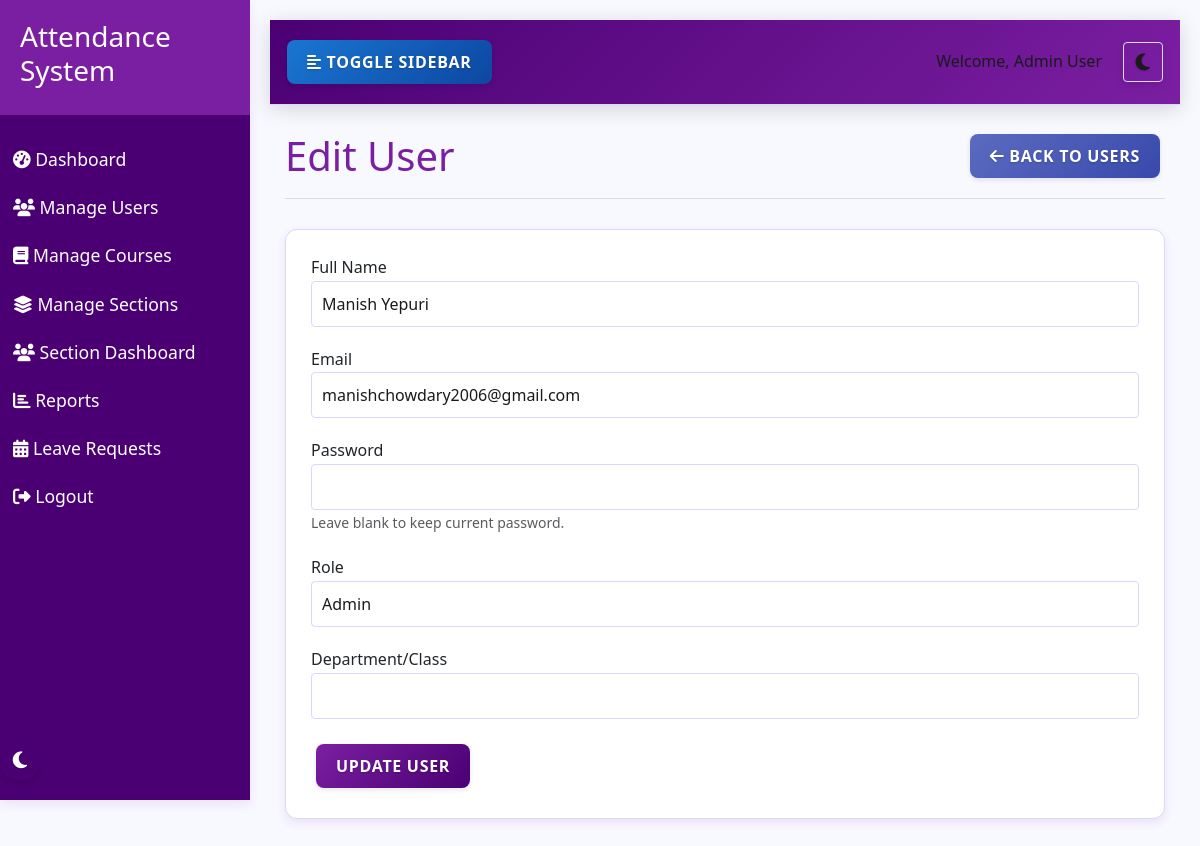
The app's page /admin/users/edit/2 (signed in) with its own data.
### models.py (models this page shows, shortened)
class User(db.Model, UserMixin):
    id = db.Column(db.Integer, primary_key=True)
    name = db.Column(db.String(100), nullable=False)
    email = db.Column(db.String(100), unique=True, nullable=False)
    password = db.Column(db.String(200), nullable=False)
    role = db.Column(db.String(20), nullable=False)  # 'admin', 'faculty', 'student'
    department = db.Column(db.String(100), nullable=True)
    profile_pic = db.Column(db.String(200), nullable=True)
    created_at = db.Column(db.DateTime, default=datetime.utcnow)
    attendances = db.relationship('Attendance', foreign_keys='Attendance.user_id', backref='user', lazy=True)
    marked_attendances = db.relationship('Attendance', foreign_keys='Attendance.marked_by', backref='marked_by_user', lazy=True)
    leave_requests = db.relationship('LeaveRequest', foreign_keys='LeaveRequest.user_id', backref='user', lazy=True)
    approved_leaves = db.relationship('LeaveRequest', foreign_keys='LeaveRequest.approved_by', backref='approved_by_user', lazy=True)
    student_sections = db.relationship('Section', secondary=section_students, backref=db.backref('students', lazy='dynamic'))
    teacher_sections = db.relationship('Section', secondary=section_teachers, backref=db.backref('teachers', lazy='dynamic'))

### routes/admin.py (the view, shortened to what this page needs)
@admin_bp.route('/users/edit/<int:user_id>', methods=['GET', 'POST'])
@login_required
def edit_user(user_id):
    if current_user.role != 'admin':
        flash('Access denied. Admin privileges required.', 'danger')
        return redirect(url_for('index'))
    user = User.query.get_or_404(user_id)
    return render_template('admin/edit_user.html', user=user)

### app.py (called while the page is built)
@login_manager.user_loader
def load_user(user_id):
    return User.query.get(int(user_id))

### templates/admin/edit_user.html (shortened to what this page needs)
{% extends 'base.html' %}
{% block content %}
<div class="edit-user">
    <div class="page-header">
        <h1>Edit User</h1>
        <a href="{{ url_for('admin.manage_users') }}" class="btn btn-secondary">
            <i class="fas fa-arrow-left"></i> Back to Users
        </a>
    </div>
    <div class="card">
        <div class="card-body">
            <form method="POST" action="{{ url_for('admin.edit_user', user_id=user.id) }}">
                <div class="form-group">
                    <label for="name">Full Name</label>
                    <input type="text" class="form-control" id="name" name="name" value="{{ user.name }}" required>
                </div>
                <div class="form-group">
                    <label for="email">Email</label>
                    <input type="email" class="form-control" id="email" name="email" value="{{ user.email }}" required>
                </div>
                <div class="form-group">
                    <label for="password">Password</label>
                    <input type="password" class="form-control" id="password" name="password">
                    <small class="form-text text-muted">Leave blank to keep current password.</small>
                </div>
                <div class="form-group">
                    <label for="role">Role</label>
                    <select class="form-control" id="role" name="role" required>
                        <option value="admin" {% if user.role == 'admin' %}selected{% endif %}>Admin</option>
                    </select>
                </div>
                <div class="form-group">
                    <label for="department">Department/Class</label>
                    <input type="text" class="form-control" id="department" name="department" value="{{ user.department }}">
                </div>
                <button type="submit" class="btn btn-primary">Update User</button>
            </form>
        </div>
    </div>
</div>
{% endblock %}

### templates/base.html (shortened to what this page needs)
<!DOCTYPE html>
<html lang="en">
<head>
    <link rel="stylesheet" href="https://cdn.jsdelivr.net/npm/bootstrap@5.3.0/dist/css/bootstrap.min.css">
    <link rel="stylesheet" href="{{ url_for('static', filename='css/style.css') }}">
    <link rel="stylesheet" href="{{ url_for('static', filename='css/themes.css') }}">
    <link rel="stylesheet" href="{{ url_for('static', filename='css/dark-mode-fixes.css') }}">
    <link rel="stylesheet" href="{{ url_for('static', filename='css/button-fixes.css') }}">
    <link rel="stylesheet" href="{{ url_for('static', filename='css/table-fixes.css') }}">
    <link rel="stylesheet" href="https://cdnjs.cloudflare.com/ajax/libs/font-awesome/6.4.0/css/all.min.css">
</head>
<body>
    <div class="wrapper">
        {% if current_user.is_authenticated %}
        <nav class="sidebar">
            <div class="sidebar-header">
                <h3>Attendance System</h3>
            </div>
            <ul class="list-unstyled components">
                {% if current_user.role == 'admin' %}
                <li>
                    <a href="{{ url_for('admin.dashboard') }}"><i class="fas fa-tachometer-alt"></i> Dashboard</a>
                </li>
                <li>
                    <a href="{{ url_for('admin.manage_users') }}"><i class="fas fa-users"></i> Manage Users</a>
                </li>
                <li>
                    <a href="{{ url_for('admin.manage_courses') }}"><i class="fas fa-book"></i> Manage Courses</a>
                </li>
                <li>
                    <a href="{{ url_for('admin.manage_sections') }}"><i class="fas fa-layer-group"></i> Manage Sections</a>
                </li>
                <li>
                    <a href="{{ url_for('section.dashboard') }}"><i class="fas fa-users"></i> Section Dashboard</a>
                </li>
                <li>
                    <a href="{{ url_for('admin.reports') }}"><i class="fas fa-chart-bar"></i> Reports</a>
                </li>
                <li>
                    <a href="{{ url_for('admin.manage_leaves') }}"><i class="fas fa-calendar-alt"></i> Leave Requests</a>
                </li>
                {% endif %}
                <li>
                    <a href="{{ url_for('logout') }}"><i class="fas fa-sign-out-alt"></i> Logout</a>
                </li>
            </ul>
            <div class="theme-toggle">
                <button class="theme-toggle-btn" aria-label="Toggle Dark Mode">
                </button>
            </div>
        </nav>
        {% endif %}
        <div id="content" class="{% if current_user.is_authenticated %}with-sidebar{% endif %}">
            {% if current_user.is_authenticated %}
            <nav class="navbar navbar-expand-lg navbar-light bg-light">
                <div class="container-fluid">
                    <button type="button" id="sidebarCollapse" class="btn btn-info">
                        <i class="fas fa-align-left"></i>
                        <span>Toggle Sidebar</span>
                    </button>
                    <div class="d-flex align-items-center">
                        <div class="user-info me-3">
                            <span>Welcome, {{ current_user.name }}</span>
                        </div>
                        <div class="theme-toggle-navbar">
                            <button class="theme-toggle-btn btn btn-sm btn-outline-secondary" aria-label="Toggle Dark Mode">
                            </button>
                        </div>
                    </div>
                </div>
            </nav>
            {% endif %}
            <div class="container mt-4">
                {% block content %}{% endblock %}
            </div>
        </div>
    </div>
</body>
</html>

### static/css/themes.css (style rules this page uses)
[data-theme="light"] { --primary-color: #7b1fa2; --primary-light: #ae52d4; --primary-dark: #4a0072; --accent-color: #ff5722; --text-light: #ffffff; --text-dark: #1a1a1a; --text-primary: #7b1fa2; --text-secondary: #5c6bc0; --background-light: #f8f8ff; --background-dark: #121212; --card-bg-light: #ffffff; --card-bg-dark: #1e1e1e; --border-color-light: #d8d8ff; --border-color-dark: #333333; --shadow-light: 0 4px 10px rgba(123, 31, 162, 0.1); --shadow-dark: 0 4px 10px rgba(0, 0, 0, 0.3); --success-color: #2e7d32; --warning-color: #f57c00; --danger-color: #d32f2f; --info-color: #1976d2; --navbar-bg: #f0e6ff; --input-bg: #ffffff; --input-text: #1a1a1a; --input-border: #d8d8ff; --modal-bg: #ffffff; --dropdown-bg: #ffffff; --dropdown-text: #1a1a1a; --dropdown-hover: #f0e6ff; --table-header-bg: #7b1fa2; --table-header-text: #ffffff; --table-stripe-bg: rgba(123, 31, 162, 0.05); --table-hover-bg: rgba(123, 31, 162, 0.1); --table-border-color: rgba(123, 31, 162, 0.2); --btn-default-bg: #f0e6ff; --btn-default-text: #1a1a1a; --btn-primary-bg: #7b1fa2; --btn-primary-text: #ffffff; --btn-secondary-bg: #5c6bc0; --btn-secondary-text: #ffffff; --btn-success-bg: #2e7d32; --btn-success-text: #ffffff; --btn-danger-bg: #d32f2f; --btn-danger-text: #ffffff; --btn-info-bg: #1976d2; --btn-info-text: #ffffff; --btn-warning-bg: #f57c00; --btn-warning-text: #ffffff; }
body { background-color: var(--background-light); color: var(--text-dark); transition: background-color 0.3s ease, color 0.3s ease; }
.card, .stat-card, .course-card, .feature-card, .login-card { background-color: var(--card-bg-light); border-color: var(--border-color-light); transition: background-color 0.3s ease, border-color 0.3s ease, box-shadow 0.3s ease; }
.navbar { background-color: var(--navbar-bg) !important; border-color: var(--border-color-light); transition: background-color 0.3s ease, border-color 0.3s ease; }
.form-control, .form-select { background-color: var(--input-bg); border-color: var(--input-border); color: var(--input-text); transition: background-color 0.3s ease, border-color 0.3s ease, color 0.3s ease; }
.sidebar { background: var(--primary-dark); transition: background-color 0.3s ease; }
.sidebar .sidebar-header { background: var(--primary-color); transition: background-color 0.3s ease; }
.page-header { border-color: var(--border-color-light); transition: border-color 0.3s ease; }
.btn-primary { background-color: var(--btn-primary-bg); border-color: var(--btn-primary-bg); color: var(--btn-primary-text); }
.btn-secondary { background-color: var(--btn-secondary-bg); border-color: var(--btn-secondary-bg); color: var(--btn-secondary-text); }
.btn-info { background-color: var(--btn-info-bg); border-color: var(--btn-info-bg); color: var(--btn-info-text); }
a { color: var(--primary-color); transition: color 0.3s ease; }

### records on screen
User: name "Admin User"
User: name "Manish Yepuri", email "manishchowdary2006@gmail.com", role "Admin"
